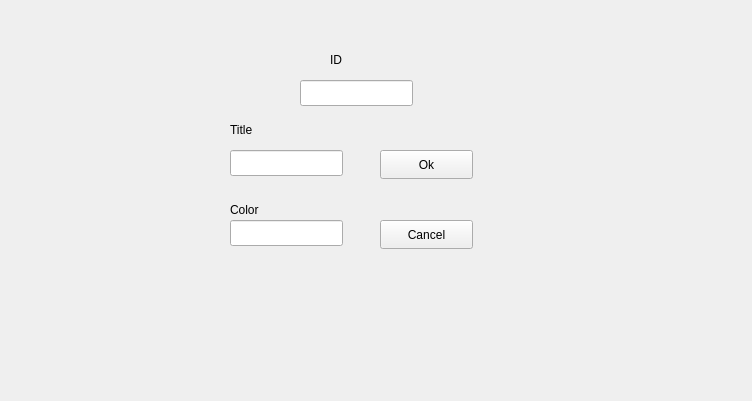
<?xml version="1.0" encoding="UTF-8"?>
<ui version="4.0">
 <class>CategoryForm</class>
 <widget class="QWidget" name="CategoryForm">
  <property name="geometry">
   <rect>
    <x>0</x>
    <y>0</y>
    <width>752</width>
    <height>401</height>
   </rect>
  </property>
  <property name="windowTitle">
   <string>Form</string>
  </property>
  <widget class="QPushButton" name="btnOk">
   <property name="geometry">
    <rect>
     <x>380</x>
     <y>150</y>
     <width>93</width>
     <height>29</height>
    </rect>
   </property>
   <property name="text">
    <string>Ok</string>
   </property>
  </widget>
  <widget class="QPushButton" name="btnCancel">
   <property name="geometry">
    <rect>
     <x>380</x>
     <y>220</y>
     <width>93</width>
     <height>29</height>
    </rect>
   </property>
   <property name="text">
    <string>Cancel</string>
   </property>
  </widget>
  <widget class="QLineEdit" name="txtTitle">
   <property name="geometry">
    <rect>
     <x>230</x>
     <y>150</y>
     <width>113</width>
     <height>26</height>
    </rect>
   </property>
  </widget>
  <widget class="QLineEdit" name="txtColor">
   <property name="geometry">
    <rect>
     <x>230</x>
     <y>220</y>
     <width>113</width>
     <height>26</height>
    </rect>
   </property>
  </widget>
  <widget class="QLabel" name="label">
   <property name="geometry">
    <rect>
     <x>230</x>
     <y>120</y>
     <width>62</width>
     <height>20</height>
    </rect>
   </property>
   <property name="text">
    <string>Title</string>
   </property>
  </widget>
  <widget class="QLabel" name="label_2">
   <property name="geometry">
    <rect>
     <x>230</x>
     <y>200</y>
     <width>62</width>
     <height>20</height>
    </rect>
   </property>
   <property name="text">
    <string>Color</string>
   </property>
  </widget>
  <widget class="QLineEdit" name="txtId">
   <property name="geometry">
    <rect>
     <x>300</x>
     <y>80</y>
     <width>113</width>
     <height>26</height>
    </rect>
   </property>
  </widget>
  <widget class="QLabel" name="label_3">
   <property name="geometry">
    <rect>
     <x>330</x>
     <y>50</y>
     <width>62</width>
     <height>20</height>
    </rect>
   </property>
   <property name="text">
    <string>ID</string>
   </property>
  </widget>
 </widget>
 <resources/>
 <connections/>
</ui>
